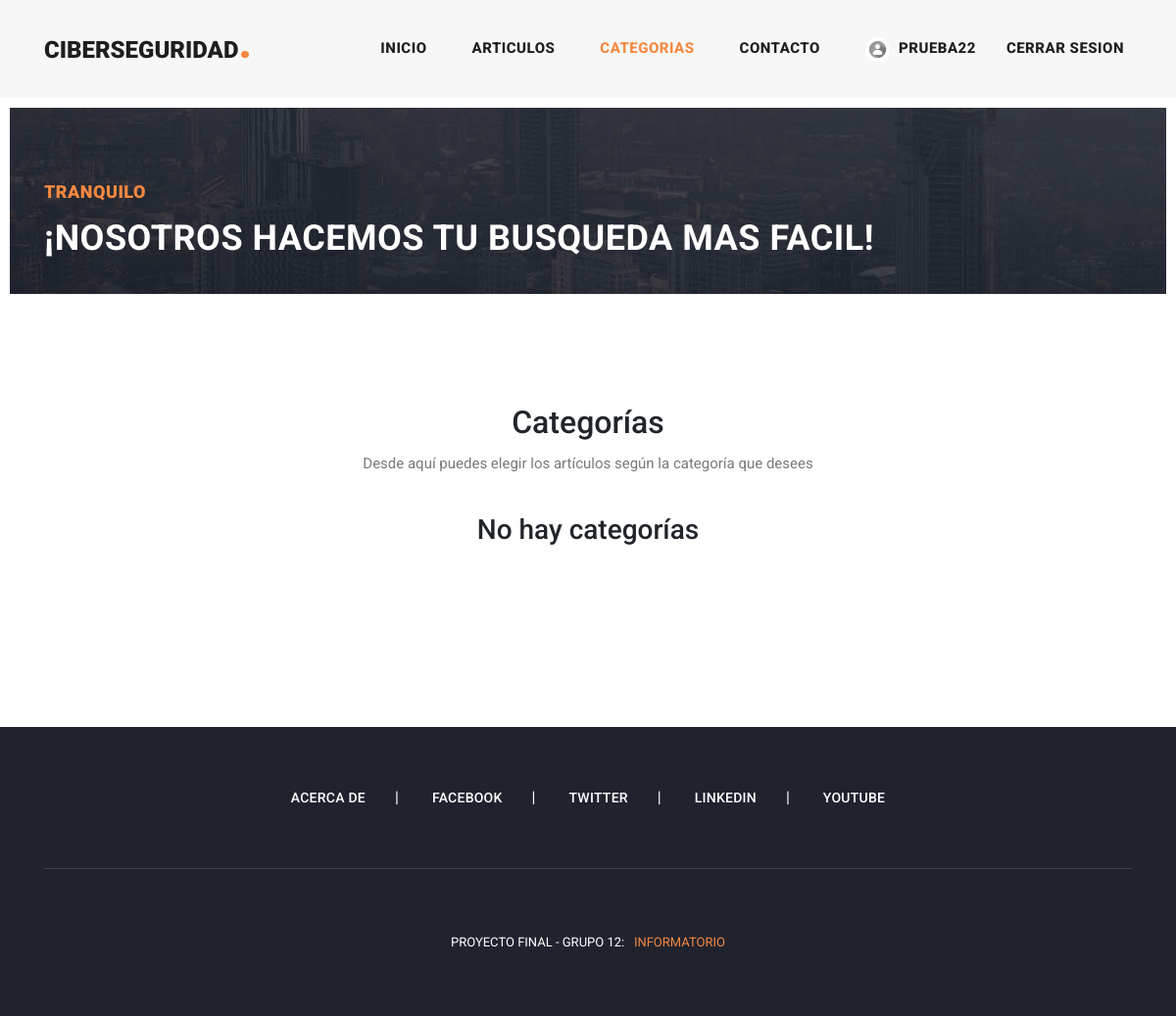
The app's page /post/category/ (signed in), older data.
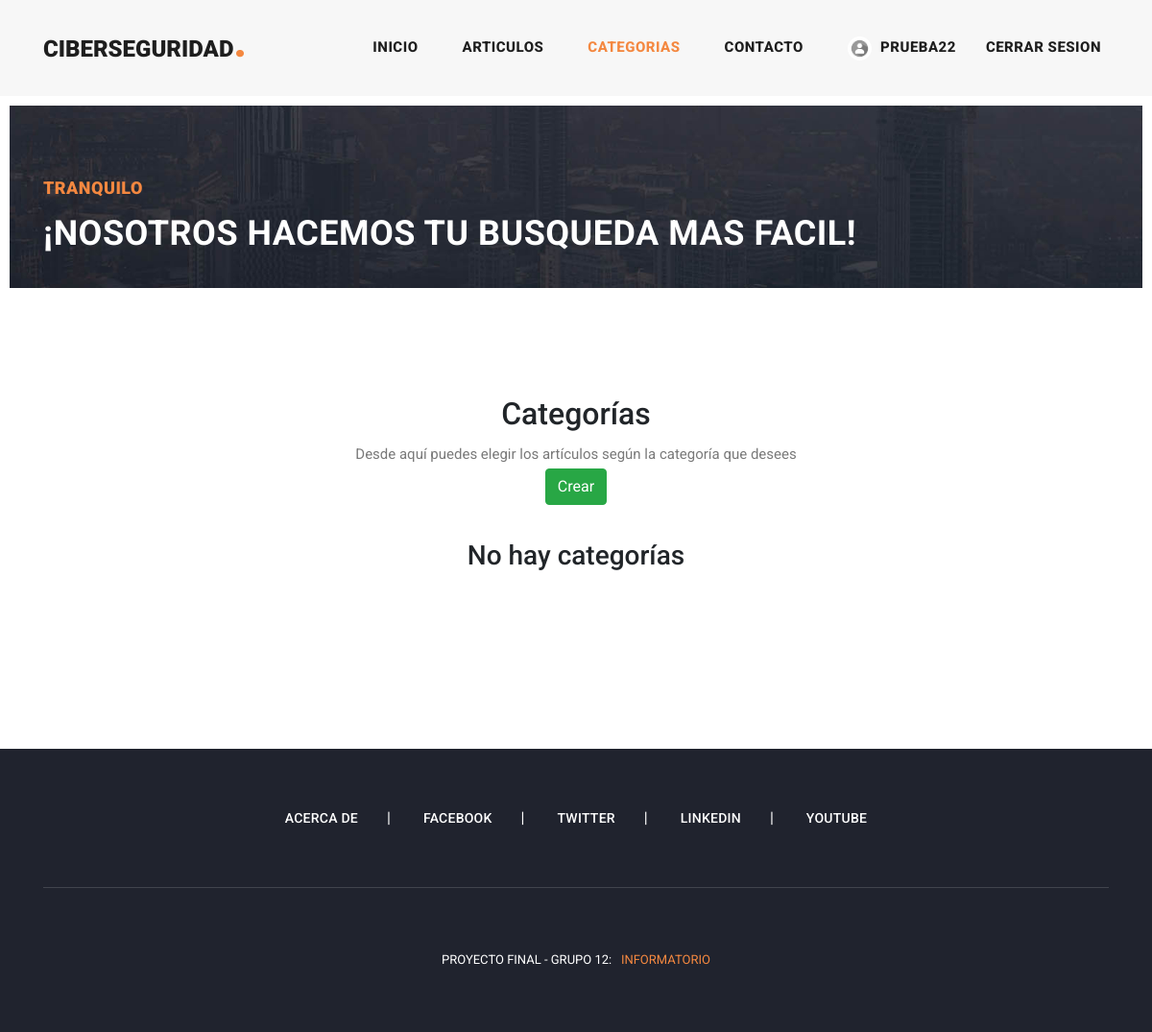
The same page, newer data.
### apps/post/views.py (the view)
# urls.py: path('category/', CategoryListView.as_view(), name='category'),
class CategoryListView(ListView):
    model = Category
    template_name = 'posts/category.html'
    context_object_name = 'categorys'

### templates/posts/category.html (shortened to what this page needs)
{% extends 'base.html' %}
{% load static %}
{% block content %}
<div class="heading-page header-text">
    <section class="page-heading">
        <div class="container">
            <div class="row">
                <div class="col-lg-12">
                    <div class="text-content">
                        <h4>Tranquilo</h4>
                        <h2>¡Nosotros hacemos tu busqueda mas facil!</h2>
                    </div>
                </div>
            </div>
        </div>
    </section>
</div>
<section class="container py-5">
    <div class="row text-center pt-3">
        <div class="col-lg-6 m-auto">
            <br><br>
            <h1 class="h2">Categorías</h1>
            <p>Desde aquí puedes elegir los artículos según la categoría que desees</p>
                {% if user.is_staff %}
                    <form method="post" action="{% url 'apps.posts:category-create' %}">
                        <button type="submit" class="btn btn-success">Crear</button>
                    </form>
                {% endif %}
        </div>
    </div>
    <div class="category-container">
        {% for category in categorys %}
        <div class="category-item">
            <a href="{% url 'apps.posts:post_category' pk=category.pk %}">
                <h4 class="text-center mt-3 mb-3">{{ category.name }}</h4>
            </a><br>
                {% if user.is_staff %}
                <p class="text-center"><a class="btn btn-danger" href="{% url 'apps.posts:category_delete' pk=category.pk %}">Eliminar</a></p>
                {% endif %}
        {% empty %}
            <h3 class="text-center mt-3 mb-3">No hay categorías</h3>
        {% endfor %}
        </div>
</section>
{% endblock %}

Row changes from the older to the newer data that the page shows:
changed User "PRUEBA22": is_staff False → True (drawn)
Text that changed along with them:
text now shown: "Crear"
